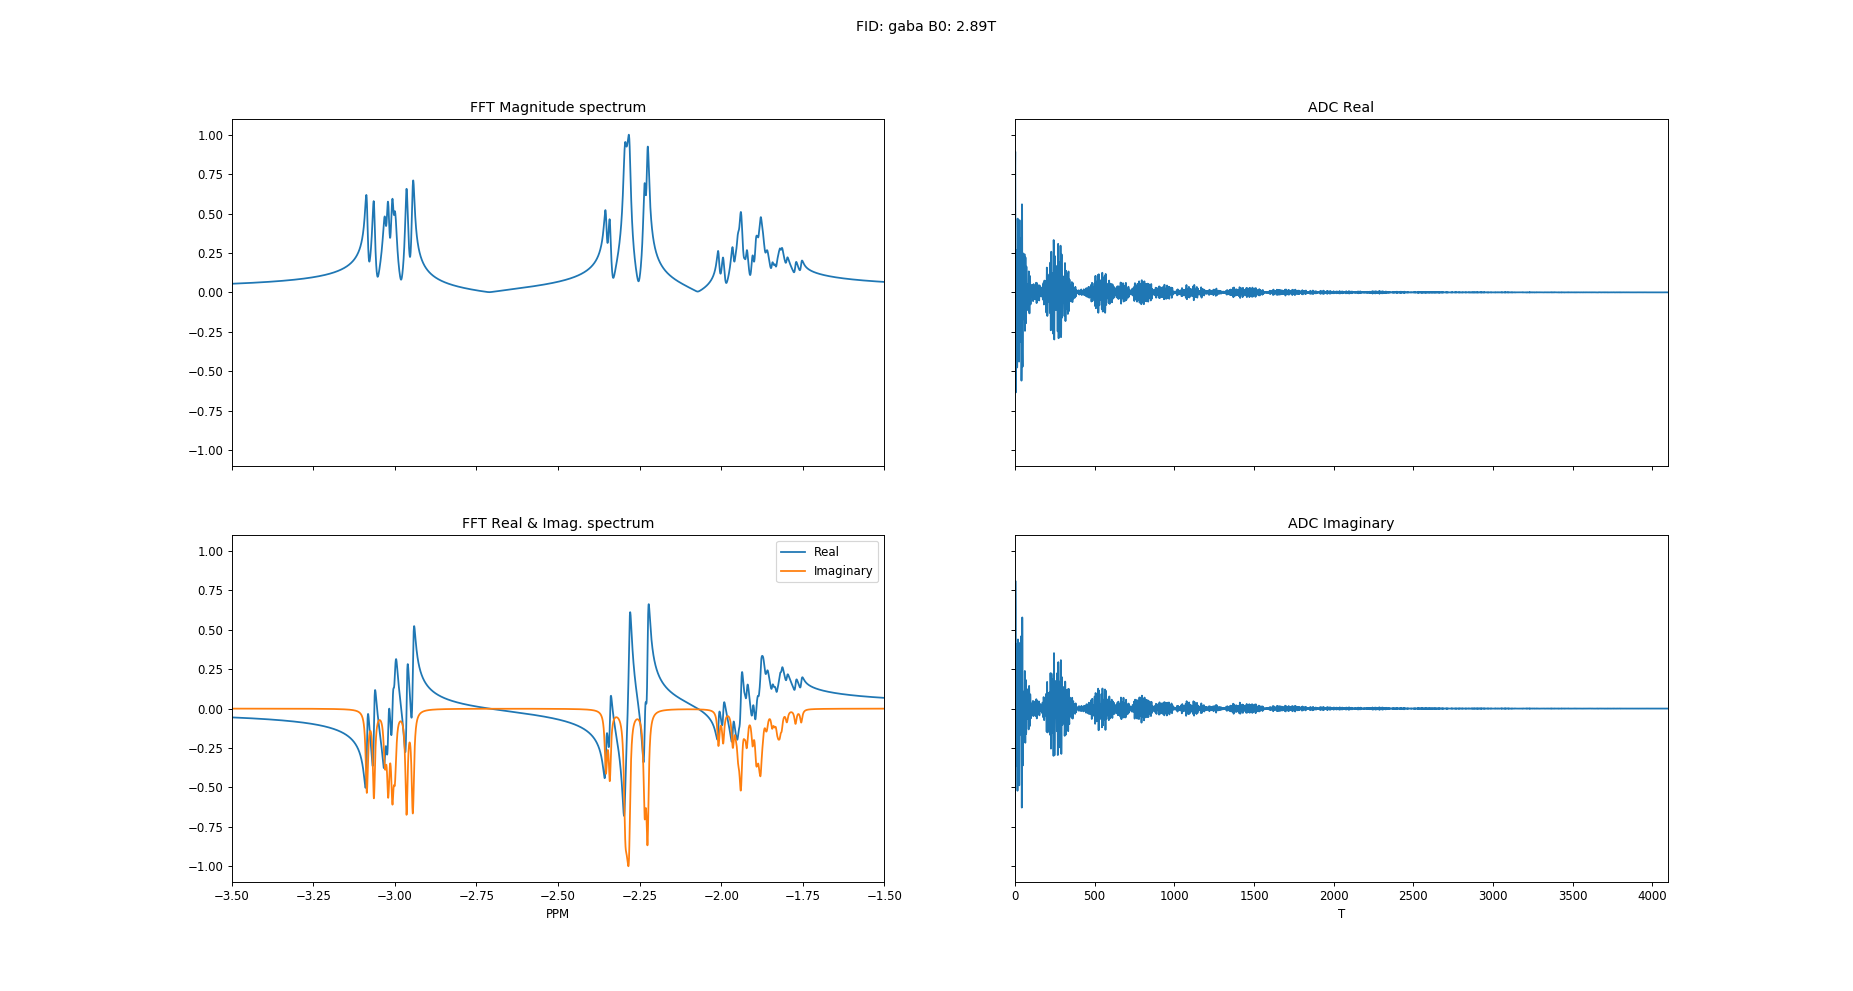

Write the Python code that produced this figure.
from __future__ import division
import pygamma as pg
import numpy as np
import matplotlib.pyplot as plt
import pdb

def hz_to_tesla(hz):
    # for 1H neuclei
    return hz / 42.58

def load_sys(infile='./sys/gaba.sys'):
    sys = pg.spin_system()
    sys.read(infile)
    return sys

def fid(sys, b0=123.23):
    sys.OmegaAdjust(b0)
    H = pg.Hcs(sys) + pg.HJ(sys)
    D = pg.Fm(sys)
    ACQ = pg.acquire1D(pg.gen_op(D), H, 0.1)
    sigma = pg.sigma_eq(sys)
    sigma0 = pg.Ixpuls(sys, sigma, 90.0)
    mx = pg.TTable1D(ACQ.table(sigma0))
    return mx


def binning(mx, b0=123.23, high_ppm=-3.5, low_ppm=-1.5, dt=5e-4, npts=4096, linewidth=1):
    # add some broadening and decay to the model
    mx.broaden(linewidth)
    mx.Iscale(0.1, 0)

    ADC = []
    acq = mx.T(npts, dt)
    for ii in range(0, acq.pts()):
        ADC.extend([acq.get(ii).real() + (1j * acq.get(ii).imag())])

    FFT = []
    acq = mx.F(npts, b0 * high_ppm, b0 * low_ppm)
    for ii in range(0, acq.pts()):
        FFT.extend([acq.get(ii).real() + (1j * acq.get(ii).imag())])

    ADC = normalise_complex_signal(np.array(ADC))
    FFT = normalise_complex_signal(np.array(FFT))
    nu = np.linspace(high_ppm, low_ppm, npts)

    return ADC, FFT, nu


def plot_fft(sys, ADC, FFT, nu):
    fig, axes = plt.subplots(2, 2, sharex='col', sharey=True,  figsize=(19.2, 10.8), dpi=85)
    # pulse sequence name, system name and magnetic field strength
    plt.suptitle('FID: %s B0: %.2fT' %(sys.name(), hz_to_tesla(sys.Omega())))

    # Plot the reported FFT from PyGamma
    axes[0, 0].set_title('FFT Magnitude spectrum')
    axes[0, 0].plot(nu, np.abs(FFT)/max(np.abs(FFT)))
    axes[0, 0].set_xlim([min(nu), max(nu)])

    axes[1, 0].set_title('FFT Real & Imag. spectrum')
    axes[1, 0].plot(nu, np.real(FFT), label='Real')
    axes[1, 0].plot(nu, np.imag(FFT), label='Imag')
    axes[1, 0].set_xlabel('PPM')
    axes[1, 0].legend(['Real', 'Imaginary'])

    # Plot the ADC
    axes[0, 1].set_title('ADC Real')
    axes[0, 1].plot(np.linspace(0, len(ADC), len(ADC)), np.real(ADC))
    axes[0, 1].set_xlim([0, len(ADC)])

    axes[1, 1].set_title('ADC Imaginary')
    axes[1, 1].plot(np.linspace(0, len(ADC), len(ADC)),np.imag(ADC))
    axes[1, 1].set_xlabel('T')

    plt.show()


def normalise_complex_signal(signal):
    return signal / np.max([np.abs(np.real(signal)), np.abs(np.imag(signal))])


if __name__ == '__main__':
    sys = sys=load_sys()
    mx = fid(sys)
    ADC, FFT, nu = binning(mx)
    plot_fft(sys, ADC, FFT, nu)
